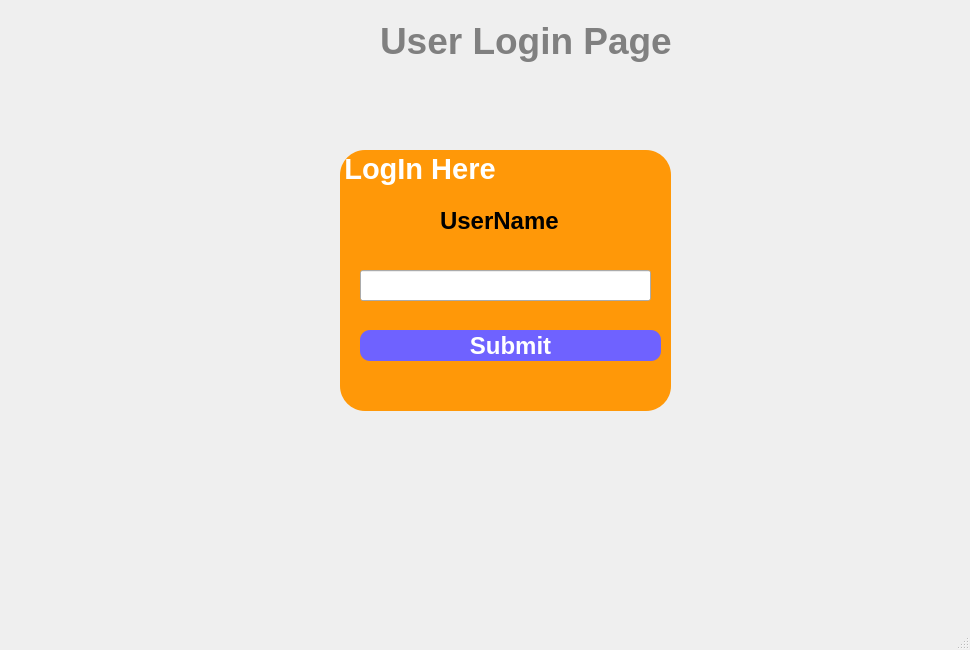
<?xml version="1.0" encoding="UTF-8"?>
<ui version="4.0">
 <class>UserLoginPage</class>
 <widget class="QMainWindow" name="UserLoginPage">
  <property name="geometry">
   <rect>
    <x>0</x>
    <y>0</y>
    <width>970</width>
    <height>650</height>
   </rect>
  </property>
  <property name="maximumSize">
   <size>
    <width>970</width>
    <height>650</height>
   </size>
  </property>
  <property name="windowTitle">
   <string>Log In</string>
  </property>
  <property name="styleSheet">
   <string notr="true">#centralwidget{
	
	
	image: url(:/img/wallpaper.jpg);
}
</string>
  </property>
  <widget class="QWidget" name="centralwidget">
   <widget class="QWidget" name="widget" native="true">
    <property name="geometry">
     <rect>
      <x>0</x>
      <y>0</y>
      <width>971</width>
      <height>81</height>
     </rect>
    </property>
    <property name="styleSheet">
     <string notr="true">background-image: url(:/img/header.jpg);</string>
    </property>
    <widget class="QLabel" name="headertitle">
     <property name="geometry">
      <rect>
       <x>380</x>
       <y>0</y>
       <width>301</width>
       <height>81</height>
      </rect>
     </property>
     <property name="font">
      <font>
       <family>MS Sans Serif</family>
       <pointsize>28</pointsize>
       <weight>75</weight>
       <bold>true</bold>
      </font>
     </property>
     <property name="styleSheet">
      <string notr="true">#headertitle{
	color: grey;
}</string>
     </property>
     <property name="text">
      <string>User Login Page</string>
     </property>
    </widget>
   </widget>
   <widget class="QGroupBox" name="groupBox">
    <property name="geometry">
     <rect>
      <x>340</x>
      <y>150</y>
      <width>331</width>
      <height>261</height>
     </rect>
    </property>
    <property name="font">
     <font>
      <family>MS Sans Serif</family>
      <pointsize>22</pointsize>
      <weight>75</weight>
      <bold>true</bold>
     </font>
    </property>
    <property name="styleSheet">
     <string notr="true">#groupBox{
	background: rgb(255, 152, 8);
	color: white;
	border-radius:25px;		
	border-width: 0px;

}</string>
    </property>
    <property name="title">
     <string>LogIn Here</string>
    </property>
    <widget class="QLabel" name="label">
     <property name="geometry">
      <rect>
       <x>100</x>
       <y>40</y>
       <width>121</width>
       <height>61</height>
      </rect>
     </property>
     <property name="font">
      <font>
       <family>MS Sans Serif</family>
       <pointsize>18</pointsize>
       <weight>75</weight>
       <bold>true</bold>
      </font>
     </property>
     <property name="text">
      <string>UserName :</string>
     </property>
    </widget>
    <widget class="QLineEdit" name="username">
     <property name="geometry">
      <rect>
       <x>20</x>
       <y>120</y>
       <width>291</width>
       <height>31</height>
      </rect>
     </property>
     <property name="styleSheet">
      <string notr="true">#lineEdit{
	border-width: 0px;
	border-radius: 10px;
	background: white;
}</string>
     </property>
    </widget>
    <widget class="QPushButton" name="Submit">
     <property name="geometry">
      <rect>
       <x>20</x>
       <y>180</y>
       <width>301</width>
       <height>31</height>
      </rect>
     </property>
     <property name="font">
      <font>
       <family>MS Sans Serif</family>
       <pointsize>18</pointsize>
       <weight>75</weight>
       <bold>true</bold>
      </font>
     </property>
     <property name="styleSheet">
      <string notr="true">#Submit{
	color: white;
	background-color: rgb(111, 98, 255);
	border-width: 0px;
	border-radius: 10px;
}

#Submit:hover{
	background-color: #66c011;
}
</string>
     </property>
     <property name="text">
      <string>Submit</string>
     </property>
    </widget>
   </widget>
  </widget>
  <widget class="QStatusBar" name="statusbar"/>
 </widget>
 <resources/>
 <connections/>
</ui>
